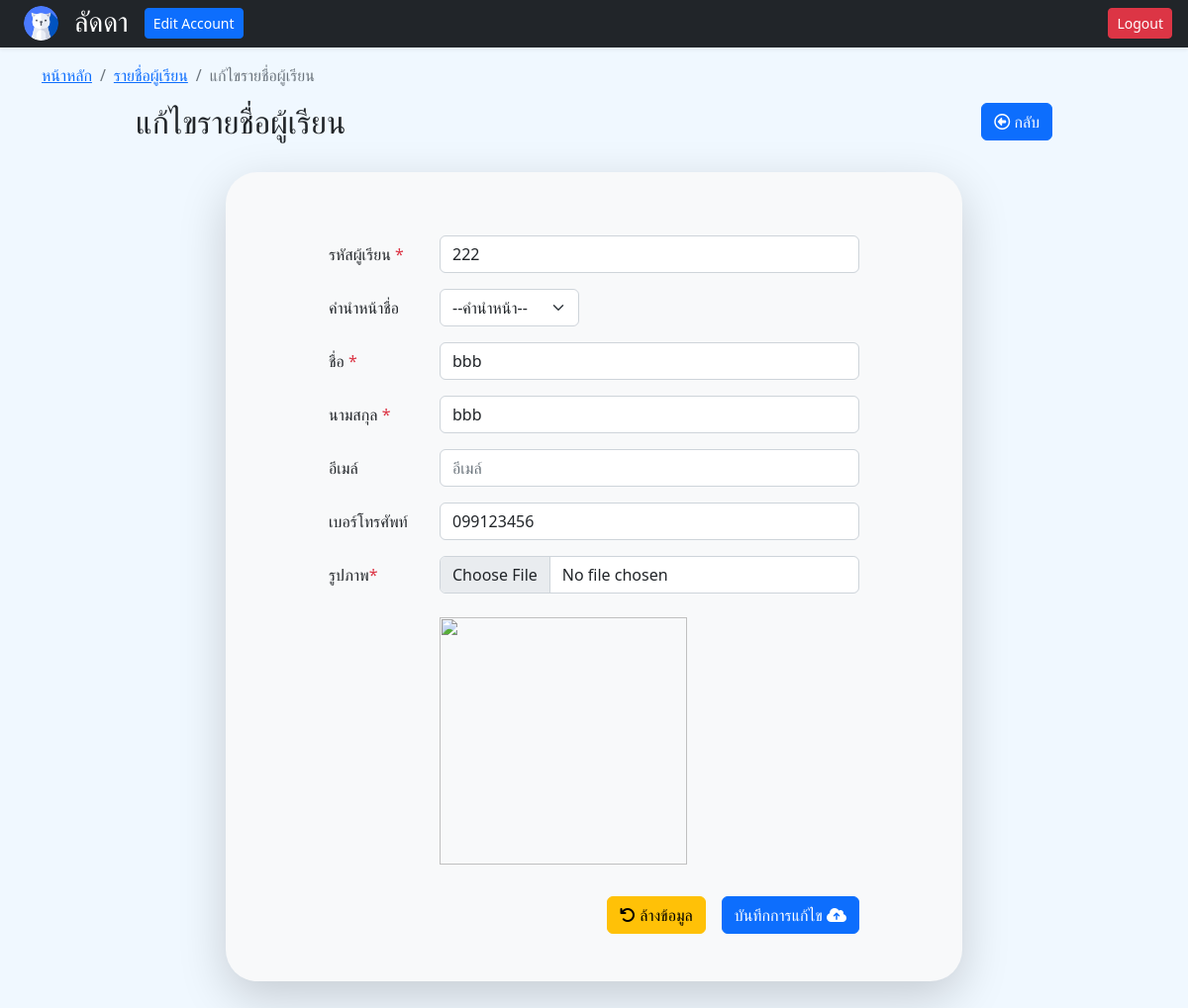
The page /?page=student_edit&id=9&backp=29 (signed in) on the database as committed earlier.
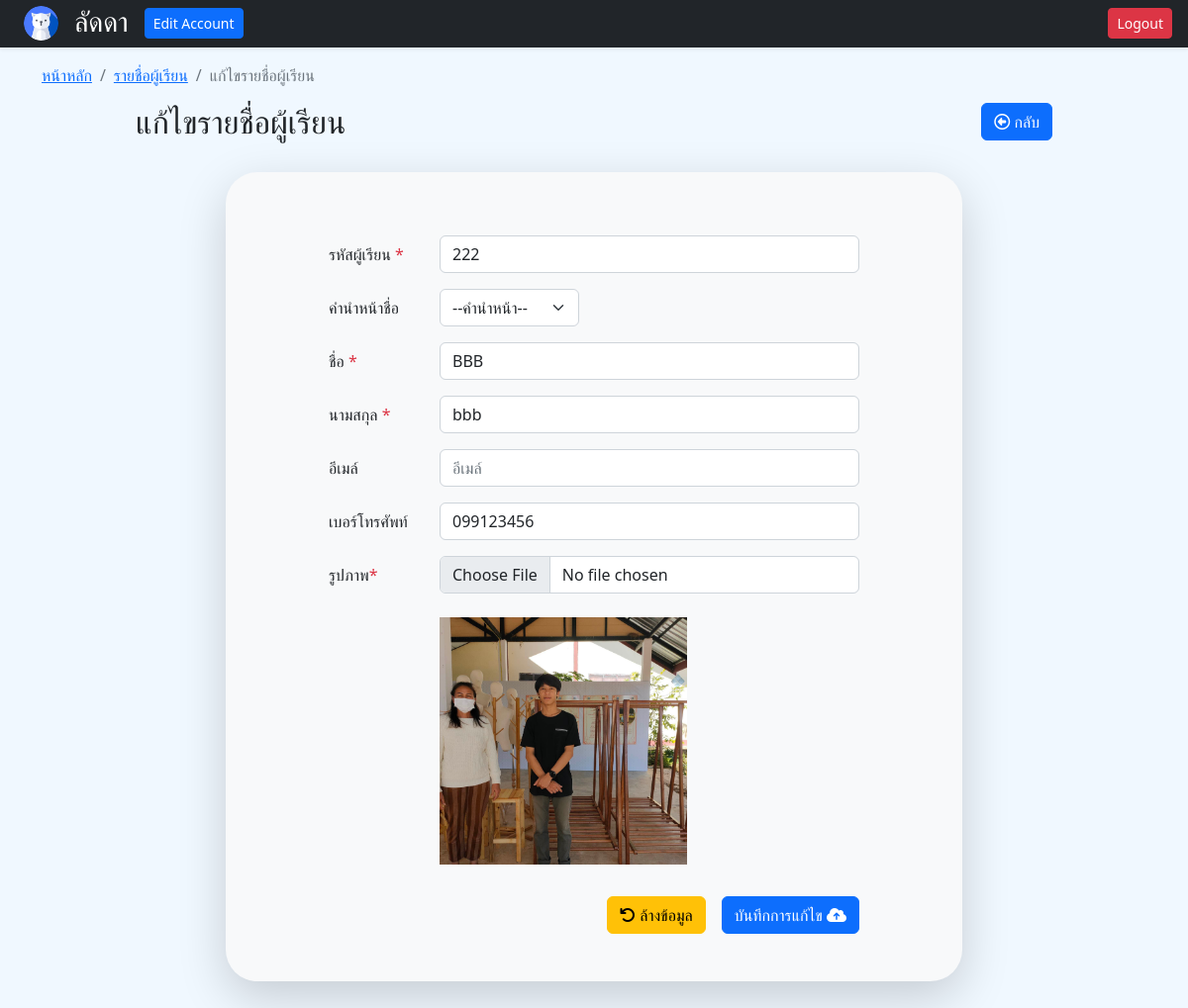
The same page on the database as committed later.
### tables this page shows
CREATE TABLE `student` (
  `id` int(11) NOT NULL,
  `std_id` varchar(255) NOT NULL,
  `prefix` varchar(255) DEFAULT NULL,
  `fname` varchar(255) NOT NULL,
  `lname` varchar(255) NOT NULL,
  `email` varchar(255) DEFAULT NULL,
  `phone` varchar(11) DEFAULT NULL,
  `std_pic` varchar(255) NOT NULL,
  `cr_time` datetime NOT NULL,
  `up_time` datetime DEFAULT NULL
);

### php/function.php (called while the page is built, shortened)
<?php
class lms{
	public $dbConnect = false;
	private $host  = 'localhost';
    private $user  = 'root';
    private $password   = "";
    private $database  = "project";
    public function __construct(){
        if(!$this->dbConnect){
            $conn = new mysqli($this->host, $this->user, $this->password, $this->database);
            if($conn->connect_error){
                die("Error failed to connect to MySQL: " . $conn->connect_error);
            }else{
                $this->dbConnect = $conn;
            }
        }
    }
	public function select($table,$rows="*",$where = null){
		if ($where != null) {
			$sql="SELECT $rows FROM $table WHERE $where";
		}else{
			$sql="SELECT $rows FROM $table";
		}
		$result = $this->dbConnect->query($sql);
		$data= array();
		while ($row = mysqli_fetch_array($result, MYSQLI_ASSOC)) {
			$data[]=$row;
		}
		return $data;
	}
}
?>

### view/student_edit.php (the view, shortened to what the changed rows need)
<?php
    if(isset($_GET['id'])){
        $id = $_GET['id'];
        $student = $lms->select('student',"*","id='$id'");
    }else{
        $_SESSION['error'] = "เกิดข้อผิดพลาด! ไม่พบข้อมูล!";
        echo "<script> window.history.back()</script>";
        exit;
    }
?>
<div class="py-5 pt-3" style="background-color:#f0f8ff;">
    <div class="container">
        <nav aria-label="breadcrumb">
            <ol class="breadcrumb">
                <li class="breadcrumb-item"><a href="index.php">หน้าหลัก</a></li>
                <?php if(isset($_SESSION['subid'])){ ?>
                <li class="breadcrumb-item"><a
                        href="?page=subject_view&subid=<?= $_SESSION['subid'] ?>">รายละเอียดวิชา</a></li>
                <li class="breadcrumb-item"><a
                        href="?page=subject_select_std&subid=<?= $_SESSION['subid'] ?>">เพิ่มรายชื่อเข้าชั้นเรียน</a>
                </li>
                <?php }else{ ?>
                <li class="breadcrumb-item"><a href="?page=student_list">รายชื่อผู้เรียน</a></li>
                <?php } ?>
                <li class="breadcrumb-item active" aria-current="page">แก้ไขรายชื่อผู้เรียน</li>
            </ol>
        </nav>
        <div class="row mb-4 d-flex justify-content-center">
            <div class="col-sm-5">
                <h2>แก้ไขรายชื่อผู้เรียน</h2>
            </div>
            <div class="col-sm-5 text-end">
                <a class="btn btn-primary" href="?page=<?php if(isset($_SESSION['subid']))
                    { echo "subject_select_std&subid=".$_SESSION['subid'];
                    }elseif(isset($_SESSION['backp'])){ echo "subject_view&subid=".$_SESSION['backp']; }else{
                        echo "student_list"; }?>"><i class="fa-regular fa-circle-left"></i>&nbsp;กลับ</a>
            </div>
        </div>
        <div class="d-flex justify-content-center">
            <div class="py-3 p-md-5 bg-light rounded-5 shadow-lg col-md-8">
                <form action="?page=student_edit&id=<?= $student[0]['id'] ?>" method="post" class="px-0 pt-3" enctype="multipart/form-data">
                    <div class="row mb-3 d-flex justify-content-center">
                        <label for="input" class="col-sm-2 col-form-label">รหัสผู้เรียน
                            <span class="text-danger">*</span></label>
                        <div class="col-sm-8">
                            <input type="text" class="form-control" id="student_id" name="student_id"
                                placeholder="รหัสผู้เรียน" required value="<?= $student[0]['std_id'] ?>">
                        </div>
                    </div>
                    <div class="row mb-3 d-flex justify-content-center">
                        <label for="input" class="col-sm-2 col-form-label">คำนำหน้าชื่อ</label>
                        <div class="col-sm-8">
                            <div class="col-4">
                                <select class="form-select " id="student_prefix" name="student_prefix">
                                    <option value="">--คำนำหน้า--</option>
                                </select>
                            </div>
                        </div>
                    </div>
                    <div class="row mb-3 d-flex justify-content-center">
                        <label for="input" class="col-sm-2 col-form-label">ชื่อ
                            <span class="text-danger">*</span></label>
                        <div class="col-sm-8">
                            <input type="text" class="form-control" id="student_fname" name="student_fname"
                                placeholder="ชื่อ" required value="<?= $student[0]['fname'] ?>">
                        </div>
                    </div>
                    <div class="row mb-3 d-flex justify-content-center">
                        <label for="input" class="col-sm-2 col-form-label">นามสกุล
                            <span class="text-danger">*</span></label>
                        <div class="col-sm-8">
                            <input type="text" class="form-control" id="student_lname" name="student_lname"
                                placeholder="นามสกุล" required value="<?= $student[0]['lname'] ?>">
                        </div>
                    </div>
                    <div class="row mb-3 d-flex justify-content-center">
                        <label for="input" class="col-sm-2 col-form-label">อีเมล์</label>
                        <div class="col-sm-8">
                            <input type="email" class="form-control" id="student_email" name="student_email"
                                placeholder="อีเมล์" value="<?= $student[0]['email'] ?>">
                        </div>
                    </div>
                    <div class="row mb-3 d-flex justify-content-center">
                        <label for="input" class="col-sm-2 col-form-label">เบอร์โทรศัพท์</label>
                        <div class="col-sm-8">
                            <input type="phone" class="form-control" id="student_phone" name="student_phone"
                                placeholder="เบอร์โทรศัพท์" value="<?= $student[0]['phone'] ?>">
                        </div>
                    </div>
                    <div class="row mb-3 d-flex justify-content-center ">
                        <label for="input" class="col-sm-2 col-form-label">รูปภาพ<span
                                class="text-danger">*</span></label>
                        <div class="col-sm-8">
                            <input type="file" class="form-control" id="student_img" name="student_img"
                                onchange="readURL(this);">
                            <br>
                            <div id="stored_picture" class="pb-3">
                                <?php if ($student[0]['std_pic']!='') { ?>
                                <img src="upload/img_student/<?= $student[0]['std_pic'] ?>"
                                    style="width: 250px; height: 250px; object-fit: cover;">
                                <?php } ?>
                            </div>
                        </div>
                    </div>
                    <div class=" row">
                        <div class="col-md-11">
                            <div class="d-flex justify-content-end">
                                <button type="reset" class="btn btn-warning me-3"><i
                                        class="fa-solid fa-arrow-rotate-left"></i>
                                    ล้างข้อมูล</button>
                                <button type="submit" class="btn btn-primary" name="action"
                                    value="student_edit">บันทึกการแก้ไข
                                    <i class="fa-solid fa-cloud-arrow-up"></i></button>
                            </div>
                        </div>
                    </div>
                </form>
            </div>
        </div>
    </div>
</div>

Rows that differ between the two databases and show on the page:
changed student "bbb": student_fname "bbb" → "BBB"; std_pic: picture added
